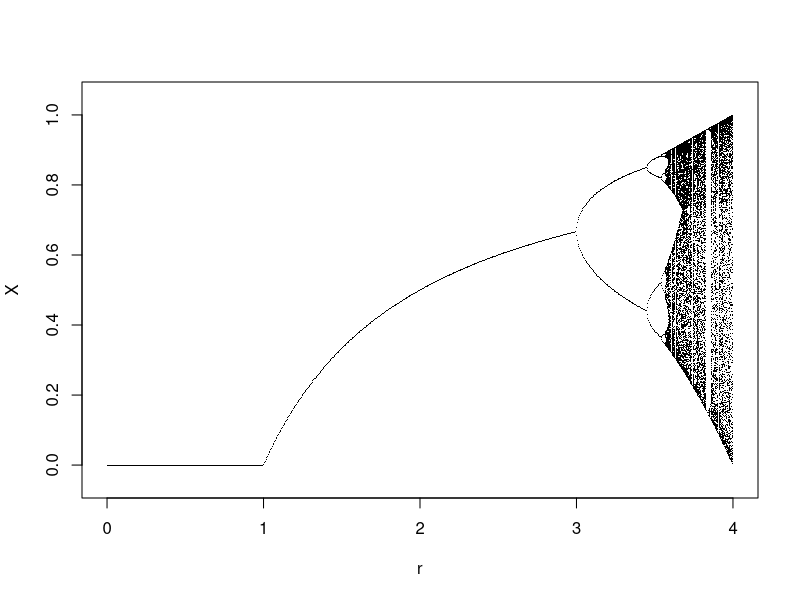
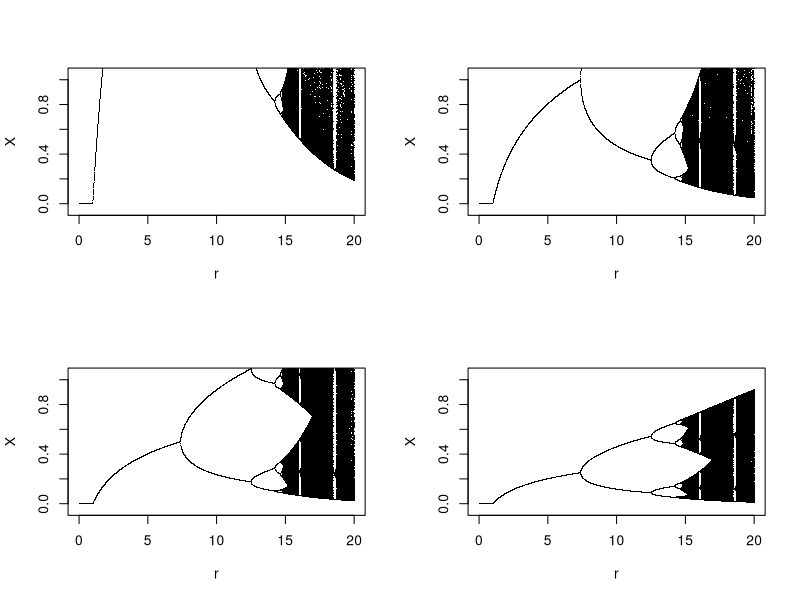
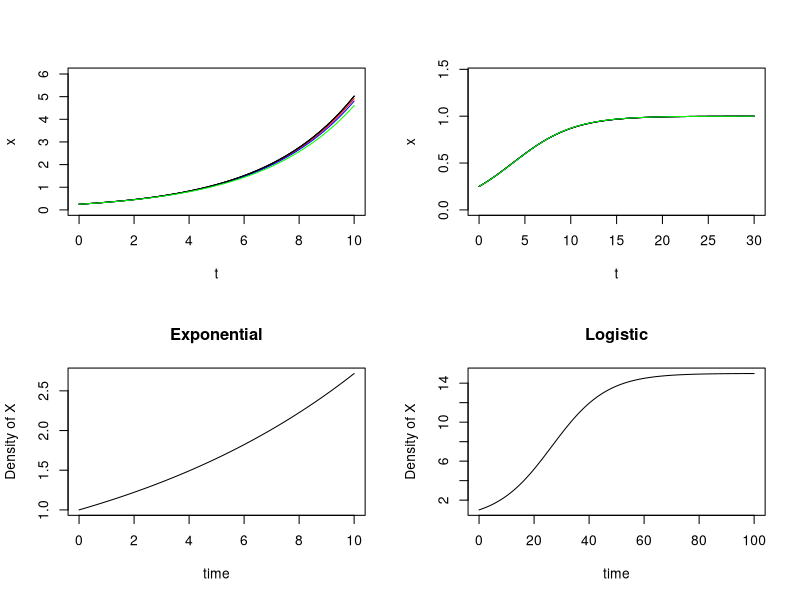
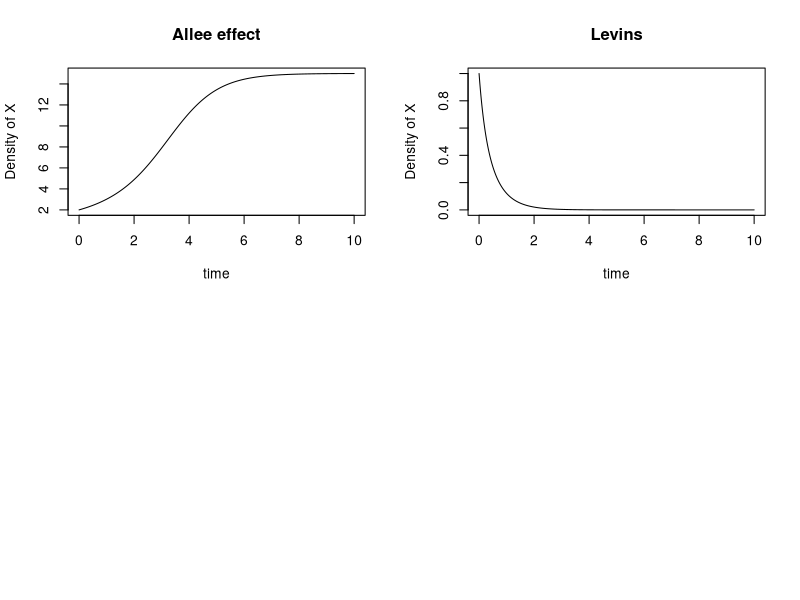
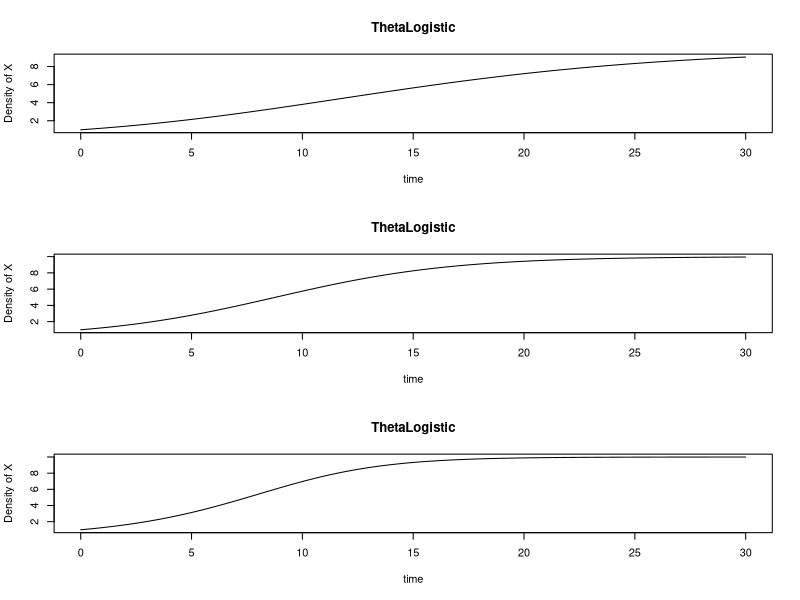

These figures' R source, in order:
## ---- chunk 1
knitr::opts_chunk$set(fig.width=11, fig.height=11,
                      error=TRUE, echo=TRUE, eval=TRUE, warning=FALSE, message=FALSE)
## ---- chunk 2
## Bifurcation.R 
## Stefano Allesina sallesina@uchicago.edu allesinalab.uchicago.edu
## Code for "Theoretical Ecology"


## This function returns the values of the min and max 
peaks <- function(x) {
  if (min(x)==max(x)) return(min(x)) ## Does not oscillate 
  l <- length(x) 
  xm1 <- c(x[-1], x[l])
  xp1 <- c(x[1], x[-l]) 
  z<-x[x > xm1 & x > xp1 | x < xm1 & x < xp1] 
  if (length(z)==0) return(min(x)) ## It has not converged yet 
  return (z)
} 

## This function creates a simulation of the logistic map 
LogisticMap<-function(N0,r,TimeSteps){
  Results<-rep(0,TimeSteps) 
  Results[1]<-N0 
  for (j in 2:TimeSteps){
    Results[j]<-r*Results[j-1]*(1-Results[j-1])
  } 
  return(Results)
} 

## Plot the Diagram 
plot(0,0, xlim=c(0,4), ylim=c(-0.05,1.05),type="n", xlab="r", ylab="X") 
for (r in seq(0.001,4,0.005)) { # These are the initial and final values for r
  out <- LogisticMap(0.5,r,2500) # Initial conditions 
  l <- length(out) %/% 10 # use only the last 250 steps 
  out <- out[(9*l):(10*l)] 
  p <- peaks(out) 
  l <- length(out) 
  points(rep(r, length(p)), p, pch=".")
}


## ---- chunk 3
## This function creates a simulation of the logistic map 
RickerModel<-function(N0,r,TimeSteps,b){
  Results<-rep(0,TimeSteps) 
  Results[1]<-N0 
  for (j in 2:TimeSteps){
    Results[j]<-r*Results[j-1]*exp(-b*Results[j-1])
  } 
  return(Results)
} 

## Plot the Diagram with b fixated (4 different values)

par(mfrow=c(2,2))
b_vec <- c(0.5, 2, 4, 8) 
r_end <- 20

for (b in b_vec){
  plot(0,0, xlim=c(0,r_end), ylim=c(-0.05,1.05),type="n", xlab="r", ylab="X")
  for (r in seq(0.001,r_end,0.005)) { # These are the initial and final values for r
  out <- RickerModel(0.5,r,2500,b) # Initial conditions 
  l <- length(out) %/% 10 # use only the last 250 steps 
  out <- out[(9*l):(10*l)] 
  p <- peaks(out) 
  l <- length(out) 
  points(rep(r, length(p)), p, pch=".")
}
}

## ---- chunk 4
ExponentialGrowth<-function(x,lambda){
   return (lambda*x)
}

Euler<-function(x, D, FUN,lambda){
   return(x+FUN(x,lambda)*D)
}

ExponentialSolution<-function(N0,t,lambda){
   return (N0*exp(t*lambda))
}
# dev.off()
N0<-0.25
lambda<-0.3
plot(c(0,0),col="0",xlim=c(0,10),ylim=c(0,(N0*exp(lambda*10)+1)), xlab='t', ylab='x')
for (Deltat in c(0.05,0.1,0.2)){
   PointsToEstimate<-seq(0,10,by=Deltat)
   Iterations<-length(PointsToEstimate)-1
   Approx<-rep(0,Iterations+1)
   RealSol<-rep(0,Iterations+1)
   Approx[1]<-RealSol[1]<-N0
   for (i in 1:Iterations){
      RealSol[i+1]<-ExponentialSolution(N0,Deltat*i,lambda)		
      Approx[i+1]<-Euler(Approx[i],Deltat,ExponentialGrowth,lambda)		
   }
   if (Deltat==0.05) mycol="red"
   if (Deltat==0.1) mycol="blue"
   if (Deltat==0.2) mycol="green"
   points(RealSol~PointsToEstimate,col="black",type="l")
   points(Approx~PointsToEstimate,col=mycol,type="l")
}

## ---- chunk 5
LogisticGrowth<-function(x,lambda){
   return (lambda*x*(1-x))
}

LogisticSolution<-function(N0,t,lambda){
   return ( (N0*exp(t*lambda)) / ( 1+N0*(exp(t*lambda)-1) ) )
}

# dev.off()
N0<-0.25
lambda<-0.3
plot(c(0,0),col="0",xlim=c(0,30),ylim=c(0,(N0*exp(lambda*2)+1)), xlab='t', ylab='x')
for (Deltat in c(0.05,0.1,0.2)){
   PointsToEstimate<-seq(0,30,by=Deltat)
   Iterations<-length(PointsToEstimate)-1
   Approx<-rep(0,Iterations+1)
   RealSol<-rep(0,Iterations+1)
   Approx[1]<-RealSol[1]<-N0
   for (i in 1:Iterations){
      RealSol[i+1]<-LogisticSolution(N0,Deltat*i,lambda)		
      Approx[i+1]<-Euler(Approx[i],Deltat,LogisticGrowth,lambda)		
   }
   if (Deltat==0.05) mycol="red"
   if (Deltat==0.1) mycol="blue"
   if (Deltat==0.2) mycol="green"
   points(RealSol~PointsToEstimate,col="black",type="l")
   points(Approx~PointsToEstimate,col=mycol,type="l")
}

## ---- chunk 6
## ExpGrowth.R 
## Stefano Allesina sallesina@uchicago.edu allesinalab.uchicago.edu
## Code for "Theoretical Ecology"

require(deSolve) 
## package for integrating numerically ODEs see 
##http://cran.r-project.org/web/packages/deSolve/
## ---- chunk 7
## This function takes a step in time
ExponentialGrowth<-function(t, state, parameters) { 
  X <- state[1] ## the first element is the density of X at time t
  r <- parameters[1] ## the first parameter is the growth rate
  dX<-r*X 
  return(list(dX)) ## for some reason, you have to return a list
}

## This function runs the model and produces the trajectory
RunExponentialGrowth <- function(MaxTime=10, GrowthRate=0.1, InitialX=1.0, title='Exponential'){
  times <- seq(0, MaxTime, by = 0.01)
  parameters <- c(r=GrowthRate)
  state <- c(X=InitialX)
  out <- ode(y = state, times = times, func = ExponentialGrowth, parms = parameters)
  print(plot(out[,2]~out[,1],type="l",xlab="time",ylab="Density of X", main=title))
  # return(out)
}

RunExponentialGrowth()

## ---- chunk 8
## This function takes a step in time
LogisticGrowth<-function(t, state, parameters) { 
  X <- state[1] ## the first element is the density of X at time t
  r <- parameters[1] ## the first parameter is the growth rate
  K <- parameters[2]
  dX<-r*X*(1-(X/K))
  return(list(dX)) ## for some reason, you have to return a list
}

## This function runs the model and produces the trajectory
RunLogisticGrowth <- function(MaxTime=100, GrowthRate=0.1, InitialX=1.0, Carrying_capa=15, title='Logistic'){
  times <- seq(0, MaxTime, by = 0.01)
  parameters <- c(r=GrowthRate, K=Carrying_capa)
  state <- c(X=InitialX)
  out <- ode(y = state, times = times, func = LogisticGrowth, parms = parameters)
  print(plot(out[,2]~out[,1],type="l",xlab="time",ylab="Density of X", main=title))
  # return(out)
}

RunLogisticGrowth()
## ---- chunk 9
## This function takes a step in time
AlleeGrowth<-function(t, state, parameters) { 
  X <- state[1] ## the first element is the density of X at time t
  u <- parameters[1] ## the first parameter is the growth rate
  c <- parameters[2]
  v <- parameters[3]
  dX<- X*( (u*X/(v+X))-c*X )
  return(list(dX)) ## for some reason, you have to return a list
  # u = 2, c = 0.1, and v = 5.
}

## This function runs the model and produces the trajectory
RunAlleeGrowth <- function(MaxTime=10, InitialX=2, u=2, c=0.1, v=5, title='Allee effect'){
  times <- seq(0, MaxTime, by = 0.01)
  parameters <- c(u=u, c=c, v=v)
  state <- c(X=InitialX)
  out <- ode(y = state, times = times, func = AlleeGrowth, parms = parameters)
  print(plot(out[,2]~out[,1],type="l",xlab="time",ylab="Density of X", main=title))
  # return(out)
}

RunAlleeGrowth()

## ---- chunk 10

## This function takes a step in time
LevinsGrowth<-function(t, state, parameters) { 
  X <- state[1] ## the first element is the density of X at time t
  c <- parameters[1] ## the first parameter is the growth rate
  dX<- c*X*(1-X) - exp(1)*X
  return(list(dX)) ## for some reason, you have to return a list
}

## This function runs the model and produces the trajectory
RunLevinsGrowth <- function(MaxTime=10, c=1, InitialX=1.0, title='Levins'){
  times <- seq(0, MaxTime, by = 0.01)
  parameters <- c(c=c)
  state <- c(X=InitialX)
  out <- ode(y = state, times = times, func = LevinsGrowth, parms = parameters)
  print(plot(out[,2]~out[,1],type="l",xlab="time",ylab="Density of X", main=title))
  # return(out)
}

RunLevinsGrowth()

## ---- chunk 11
## This function takes a step in time
ThetaLogisticGrowth<-function(t, state, parameters) { 
  X <- state[1] ## the first element is the density of X at time t
  r <- parameters[1] ## the first parameter is the growth rate
  K <- parameters[2]
  theta <- parameters[3]
  dX<- r*X*( 1 - (X/K)^theta)
  return(list(dX)) ## for some reason, you have to return a list
}

## This function runs the model and produces the trajectory
RunThetaLogisticGrowth <- function(MaxTime=30, r=.25, K=10, theta = 1, InitialX=1.0, title='ThetaLogistic'){
  times <- seq(0, MaxTime, by = 0.01)
  parameters <- c(r=r, K=K, theta=theta)
  state <- c(X=InitialX)
  out <- ode(y = state, times = times, func = ThetaLogisticGrowth, parms = parameters)
  print(plot(out[,2]~out[,1],type="l",xlab="time",ylab="Density of X", main=title))
  # return(out)
}

# plot for 3 different theta value as Exercise 3
par(mfrow=c(3,1))
for (th in c(0.5, 1, 1.5)){
  RunThetaLogisticGrowth(theta=th)
}
